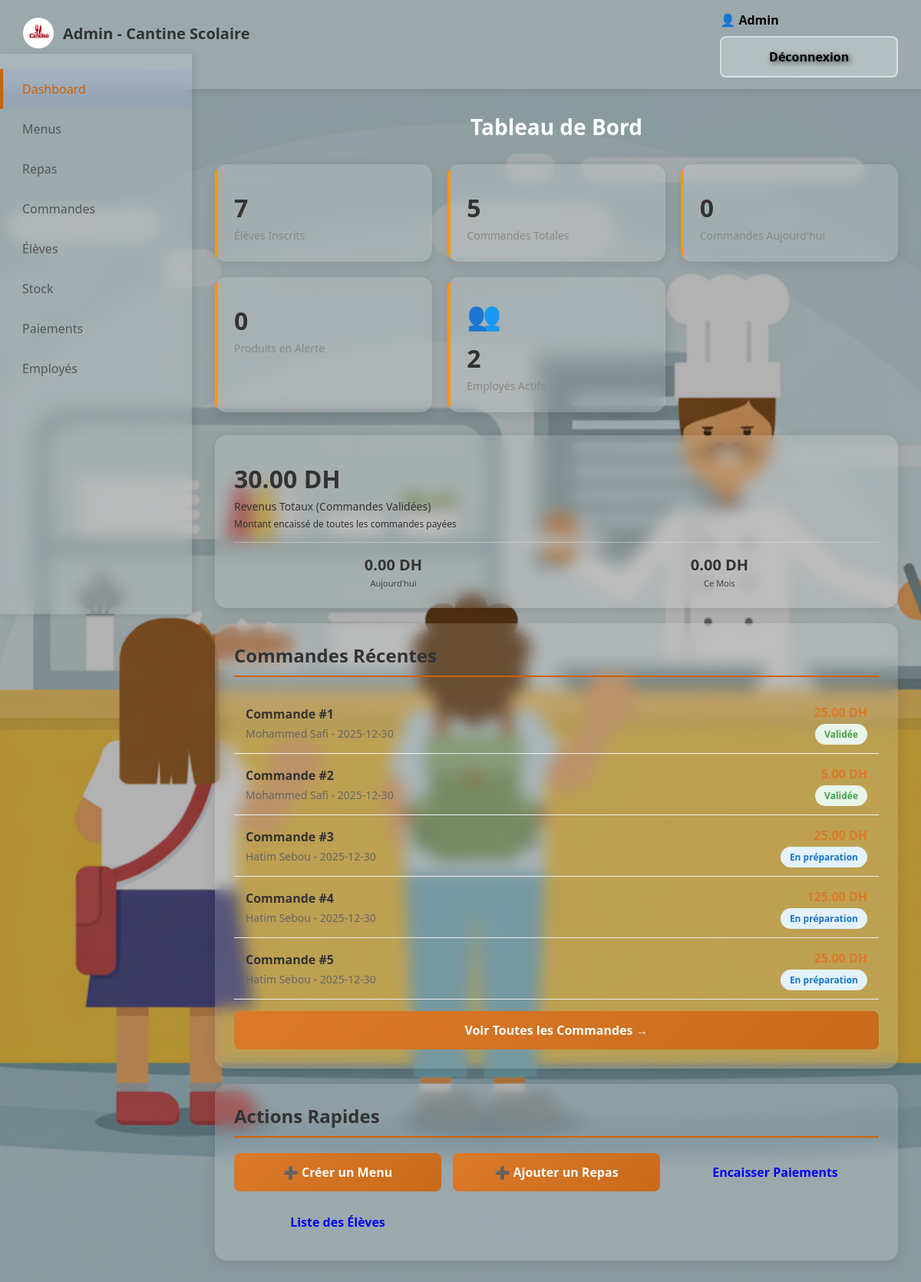
The page /admin/dashboard (signed in) on the database its author committed.
### tables this page shows
CREATE TABLE commande (
        id_commande INTEGER PRIMARY KEY AUTOINCREMENT,
        date_de_commande DATE,
        status_de_commande TEXT,
        montant_du_commande REAL,
        id_eleve INTEGER,
        id_cantine INTEGER,
        FOREIGN KEY (id_eleve) REFERENCES eleves(id_eleve)
    );

CREATE TABLE eleves (
        id_eleve INTEGER PRIMARY KEY AUTOINCREMENT,
        nom_d_eleve TEXT,
        prenom_d_eleve TEXT,
        date_de_naissance DATE,
        class_d_etude TEXT,
        allergie TEXT,
        num_de_badge TEXT UNIQUE,
        regime_alimentaire TEXT,
        id_cantine INTEGER
    );

### app.py (the view)
@app.route('/admin/dashboard')
def admin_dashboard():
    if 'user_id' not in session or session.get('user_type') != 'admin':
        flash('Accès non autorisé', 'error')
        return redirect(url_for('index'))
    conn = get_db()
    total_eleves = conn.execute('SELECT COUNT(*) as count FROM eleves').fetchone()['count']
    total_commandes = conn.execute('SELECT COUNT(*) as count FROM commande').fetchone()['count']
    commandes_jour = conn.execute("SELECT COUNT(*) as count FROM commande WHERE date_de_commande = date('now')").fetchone()['count']
    total_employees = conn.execute('SELECT COUNT(*) as count FROM employees').fetchone()['count']
    revenus_valides = conn.execute('''
        SELECT COALESCE(SUM(montant_du_commande), 0) as total
        FROM commande
        WHERE status_de_commande = 'Validée'
    ''').fetchone()['total']
    revenus_jour = conn.execute('''
        SELECT COALESCE(SUM(montant_du_commande), 0) as total
        FROM commande
        WHERE status_de_commande = 'Validée'
        AND date_de_commande = date('now')
    ''').fetchone()['total']
    revenus_mois = conn.execute('''
        SELECT COALESCE(SUM(montant_du_commande), 0) as total
        FROM commande
        WHERE status_de_commande = 'Validée'
        AND strftime('%Y-%m', date_de_commande) = strftime('%Y-%m', 'now')
    ''').fetchone()['total']
    produits_alerte = conn.execute('SELECT * FROM produits WHERE stock <= seuil_alert ORDER BY stock ASC').fetchall()
    commandes_recentes = conn.execute('''SELECT c.*, e.nom_d_eleve, e.prenom_d_eleve FROM commande c
        LEFT JOIN eleves e ON c.id_eleve = e.id_eleve ORDER BY c.date_de_commande DESC LIMIT 5''').fetchall()
    conn.close()
    return render_template('admin_dashboard.html',
                          nom=session.get('nom'),
                          total_eleves=total_eleves,
                          total_commandes=total_commandes,
                          commandes_jour=commandes_jour,
                          total_employees=total_employees,
                          revenus_valides=revenus_valides,
                          revenus_jour=revenus_jour,
                          revenus_mois=revenus_mois,
                          produits_alerte=produits_alerte,
                          commandes_recentes=commandes_recentes)

### app.py (called while the page is built, shortened)
def get_db():
    conn = sqlite3.connect('cantine.db')
    conn.row_factory = sqlite3.Row
    return conn

def get_cantine_info():
    conn = get_db()
    cantine = conn.execute('SELECT * FROM cantine WHERE id_cantine = 1').fetchone()
    conn.close()
    return cantine

@app.context_processor
def inject_cantine_info():
    return dict(cantine_info=get_cantine_info())

### templates/admin_dashboard.html (shortened to what this page needs)
{% extends "base.html" %}
{% block content %}
<div class="admin-nav">
    <div class="logo">
        <img src="{{ url_for('static', filename='logo.png') }}" alt="Logo">
        <span>Admin - Cantine Scolaire</span>
    </div>
    <div>
        <span style="margin-right: 15px; font-weight: 600;">👤 {{ nom }}</span>
        <a href="{{ url_for('logout') }}" class="btn btn-secondary">Déconnexion</a>
    </div>
</div>
<div class="sidebar">
    <a href="{{ url_for('admin_dashboard') }}" class="active"> Dashboard</a>
    <a href="{{ url_for('admin_menus') }}"> Menus</a>
    <a href="{{ url_for('admin_repas') }}"> Repas</a>
    <a href="{{ url_for('admin_commandes') }}"> Commandes</a>
    <a href="{{ url_for('admin_eleves') }}"> Élèves</a>
    <a href="{{ url_for('admin_stock') }}"> Stock</a>
    <a href="{{ url_for('admin_paiements') }}"> Paiements</a>
    <a href="{{ url_for('admin_employees') }}"> Employés</a>
</div>
<div class="main-content">
    <h1> Tableau de Bord</h1>
    <div class="stats-grid">
        <div class="stat-card" style="--card-color: #ff9800;">
            <div class="stat-value">{{ total_eleves }}</div>
            <div class="stat-label">Élèves Inscrits</div>
        </div>
        <div class="stat-card" style="--card-color: #ff9800;">
            <div class="stat-value">{{ total_commandes }}</div>
            <div class="stat-label">Commandes Totales</div>
        </div>
        <div class="stat-card" style="--card-color: #ff9800;">
            <div class="stat-value">{{ commandes_jour }}</div>
            <div class="stat-label">Commandes Aujourd'hui</div>
        </div>
        <div class="stat-card" style="--card-color:#ff9800;">
            <div class="stat-value">{{ produits_alerte|length }}</div>
            <div class="stat-label">Produits en Alerte</div>
        </div>
        <div class="stat-card" style="--card-color:#ff9800;">
            <div class="stat-icon">👥</div>
            <div class="stat-value">{{ total_employees }}</div>
            <div class="stat-label">Employés Actifs</div>
        </div>
    </div>
    <div class="card revenue-card">
        <div class="stat-value">{{ "%.2f"|format(revenus_valides) }} DH</div>
        <div class="stat-label">Revenus Totaux (Commandes Validées)</div>
        <div class="stat-sublabel">Montant encaissé de toutes les commandes payées</div>
        <div class="revenue-breakdown">
            <div class="revenue-item">
                <div class="revenue-item-value">{{ "%.2f"|format(revenus_jour) }} DH</div>
                <div class="revenue-item-label"> Aujourd'hui</div>
            </div>
            <div class="revenue-item">
                <div class="revenue-item-value">{{ "%.2f"|format(revenus_mois) }} DH</div>
                <div class="revenue-item-label"> Ce Mois</div>
            </div>
        </div>
    </div>
    <div class="card">
        <h2> Commandes Récentes</h2>
        {% if commandes_recentes|length == 0 %}
        <p style="color: #888888; text-align: center; padding: 20px;">
            Aucune commande récente
        </p>
        {% else %}
        {% for commande in commandes_recentes %}
        <div class="commande-item">
            <div>
                <strong style="color: #333333;">Commande #{{ commande.id_commande }}</strong>
                <div style="color: #666666; font-size: 14px; margin-top: 5px;">
                    {{ commande.prenom_d_eleve }} {{ commande.nom_d_eleve }} - {{ commande.date_de_commande }}
                </div>
            </div>
            <div style="text-align: right;">
                <div style="color: #db7a2a; font-weight: 700; margin-bottom: 5px;">
                </div>
                <span class="status-badge
                    {% if commande.status_de_commande == 'En attente' %}status-en-attente
                    {% elif commande.status_de_commande == 'En préparation' %}status-en-preparation
                    {% elif commande.status_de_commande == 'Préparée' %}status-preparee
                    {% elif commande.status_de_commande in ['Validée', 'Payée'] %}status-validee
                    {% endif %}">
                    {{ commande.status_de_commande }}
                </span>
            </div>
        </div>
        {% endfor %}
        <a href="{{ url_for('admin_commandes') }}" class="btn btn-primary" style="margin-top: 15px;">
            Voir Toutes les Commandes →
        </a>
        {% endif %}
    </div>
    <div class="card">
        <h2> Actions Rapides</h2>
        <div style="display: grid; grid-template-columns: repeat(auto-fit, minmax(200px, 1fr)); gap: 15px; margin-top: 20px;">
            <a href="{{ url_for('admin_menus_ajouter') }}" class="btn btn-primary" style="text-align: center;">
                ➕ Créer un Menu
            </a>
            <a href="{{ url_for('admin_repas_ajouter') }}" class="btn btn-primary" style="text-align: center;">
                ➕ Ajouter un Repas
            </a>
            <a href="{{ url_for('admin_paiements') }}" class="btn btn-success" style="text-align: center;">
                 Encaisser Paiements
            </a>
            <a href="{{ url_for('admin_eleves') }}" class="btn btn-info" style="text-align: center;">
                 Liste des Élèves
            </a>
        </div>
    </div>
</div>
{% endblock %}

### templates/base.html (shortened to what this page needs)
<!DOCTYPE html>
<html lang="fr">
<head>
</head>
<body>
    {% block content %}{% endblock %}
</body>
</html>

### rows shown on the page
commande: id_commande "1", prenom_d_eleve "Mohammed", nom_d_eleve "Safi", date_de_commande "2025-12-30", status_de_commande "Validée"
commande: id_commande "2", prenom_d_eleve "Mohammed", nom_d_eleve "Safi", date_de_commande "2025-12-30", status_de_commande "Validée"
commande: id_commande "3", prenom_d_eleve "Hatim", nom_d_eleve "Sebou", date_de_commande "2025-12-30", status_de_commande "En préparation"
commande: id_commande "4", prenom_d_eleve "Hatim", nom_d_eleve "Sebou", date_de_commande "2025-12-30", status_de_commande "En préparation"
commande: id_commande "5", prenom_d_eleve "Hatim", nom_d_eleve "Sebou", date_de_commande "2025-12-30", status_de_commande "En préparation"

### other values the page prints
{{ nom }} "Admin"
{{ total_eleves }} "7"
{{ total_commandes }} "5"
{{ commandes_jour }} "0"
{{ produits_alerte|length }} "0"
{{ total_employees }} "2"
{{ "%.2f"|format(revenus_valides) }} "30.00"
{{ "%.2f"|format(revenus_jour) }} "0.00"
{{ "%.2f"|format(revenus_mois) }} "0.00"
